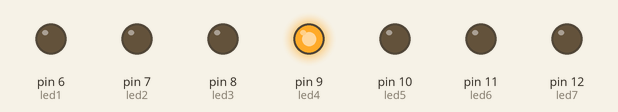
The sketch below on a simulated Arduino Uno, built with avr-gcc and run on an emulated ATmega328P. On the bench: output pins drawn as LEDs (lit = HIGH).

Above: at 0.5 s.
At 1.5 s:
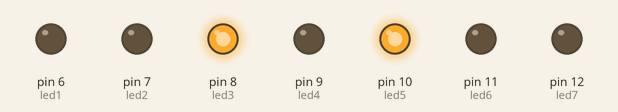
At 2.5 s:
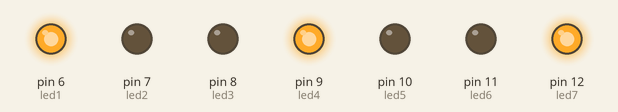
At 3.5 s:
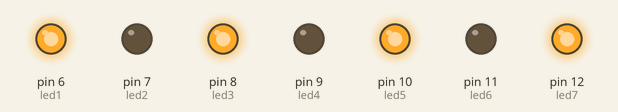
At 4.5 s:
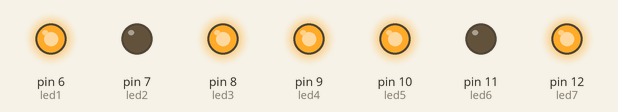
At 5.5 s:
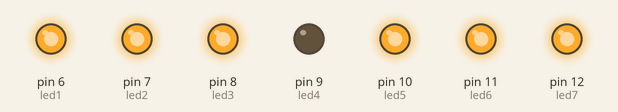
Timing chart, 0 to 7.8 s (numbered marks = the images above):
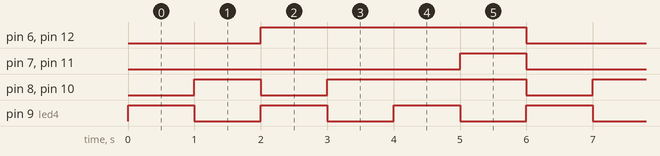

Measured:
- by itself, pin 6 (led1), pin 12 (led7): alternates HIGH for 4.0 s and LOW for 2.0 s
- by itself, pin 7 (led2), pin 11 (led6): alternates HIGH for 1.0 s and LOW for 5.0 s
- by itself, pin 8 (led3), pin 10 (led5): repeats every 6.0 s: LOW 1.0 s, HIGH 3.0 s, LOW 1.0 s, HIGH 1.0 s
- by itself, pin 9 (led4): alternates HIGH for 1.0 s and LOW for 1.0 s

The sketch:

001.ino
```cpp
/**********************************************************************************
**                                                                               **
**                              Array de 8 LEDs                                  **
**                                                                               **
**                                                                               **
**********************************************************************************/

//********** Includes *************************************************************

//********** Variables ************************************************************
const int led1 = 6;
const int led2 = 7;          // donar nom al pin 7 de l’Arduino
const int led3 = 8;          // donar nom al pin 8 de l’Arduino
const int led4 = 9;          // donar nom al pin 9 de l’Arduino
const int led5 = 10;         // donar nom al pin 10 de l’Arduino
const int led6 = 11;         // donar nom al pin 11 de l’Arduino
const int led7 = 12;         // donar nom al pin 12 de l’Arduino

//********** Setup ****************************************************************
void setup()
{
  pinMode(led1, OUTPUT);
  pinMode(led2, OUTPUT);     // definir el pin 7 com una sortida
  pinMode(led3, OUTPUT);     // definir el pin 8 com una sortida
  pinMode(led4, OUTPUT);     // definir el pin 9 com una sortida
  pinMode(led5, OUTPUT);     // definir el pin 10 com una sortida
  pinMode(led6, OUTPUT);     // definir el pin 11 com una sortida
  pinMode(led7, OUTPUT);     // definir el pin 12 com una sortida
}

//********** Loop *****************************************************************
void loop()
{
  digitalWrite(led1, LOW);
  digitalWrite(led2, LOW);
  digitalWrite(led3, LOW);
  digitalWrite(led4, HIGH);
  digitalWrite(led5, LOW);
  digitalWrite(led6, LOW);
  digitalWrite(led7, LOW);

  delay(1000);

  digitalWrite(led1, LOW);
  digitalWrite(led2, LOW);
  digitalWrite(led3, HIGH);
  digitalWrite(led4, LOW);
  digitalWrite(led5, HIGH);
  digitalWrite(led6, LOW);
  digitalWrite(led7, LOW);

  delay(1000);

  digitalWrite(led1, HIGH);
  digitalWrite(led2, LOW);
  digitalWrite(led3, LOW);
  digitalWrite(led4, HIGH);
  digitalWrite(led5, LOW);
  digitalWrite(led6, LOW);
  digitalWrite(led7, HIGH);

  delay(1000);

  digitalWrite(led1, HIGH);
  digitalWrite(led2, LOW);
  digitalWrite(led3, HIGH);
  digitalWrite(led4, LOW);
  digitalWrite(led5, HIGH);
  digitalWrite(led6, LOW);
  digitalWrite(led7, HIGH);

  delay(1000);

  digitalWrite(led1, HIGH);
  digitalWrite(led2, LOW);
  digitalWrite(led3, HIGH);
  digitalWrite(led4, HIGH);
  digitalWrite(led5, HIGH);
  digitalWrite(led6, LOW);
  digitalWrite(led7, HIGH);

  delay(1000);

  digitalWrite(led1, HIGH);
  digitalWrite(led2, HIGH);
  digitalWrite(led3, HIGH);
  digitalWrite(led4, LOW);
  digitalWrite(led5, HIGH);
  digitalWrite(led6, HIGH);
  digitalWrite(led7, HIGH);

  delay(1000);
}
```
